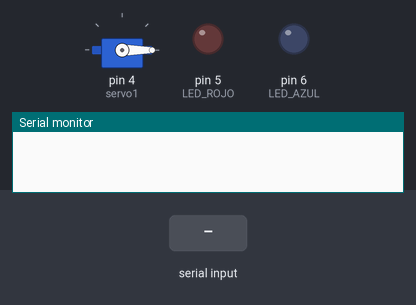
Bench run of a sketch on a simulated Arduino Uno, built with avr-gcc and run on an emulated ATmega328P. On the bench: servo, output pins drawn as LEDs (lit = HIGH), the last lines printed to the serial monitor. The test bench sets the inputs (shaded band).

Above: at 1.2 s.
1.3 s: "1" received over the second serial link
At 1.9 s:
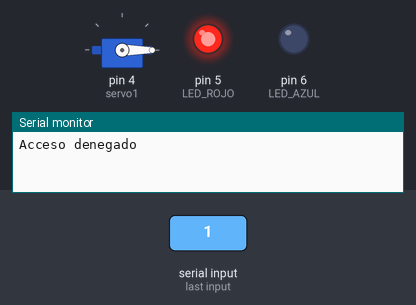
Timing chart, 0 to 7.9 s (numbered marks = the images above; inputs shaded):
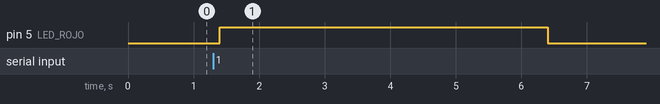

The sketch:

RFID-servo.ino
```cpp
#include <Servo.h>
#include <SoftwareSerial.h> //se declara la libreria SoftwareSerial.h.

SoftwareSerial RFID(2, 3); //se le da a la variable "RFID" las propiedades de la libreria y se declaran los puertos Rx y Tx.
int dato = 0; //se define la una variable "dato" como int.
int ok = -1; //se define la una variable "ok" como int.
int fg; //se define la una variable "fg" como int.
int c; //se define la una variable "c" como int.
int d; //se define la una variable "d" como int.

Servo servo1;
int pos = 0;

//se define la una variable "tag" como int y se le iguala al numero "2,48,52,48,48,54,68,57,65,70,54,48,53,3".
int tag[14] = {2, 48, 49, 48, 48, 56, 49, 56, 70, 69, 57, 69, 54, 3};

//se define la una variable "nuevotag" como int y se le iguala al numero "0,0,0,0,0,0,0,0,0,0,0,0,0,0".
int nuevotag[14] = {0, 0, 0, 0, 0, 0, 0, 0, 0, 0, 0, 0, 0, 0};

void setup()
{
  RFID.begin(9600); //se inicializa el serial al lector RFID.
  Serial.begin(9600); //se inicializa el Monitor Serial.
  pinMode(6, OUTPUT); //LED AZUL
  pinMode(5, OUTPUT); //LED ROJO

  servo1.attach(4);
  servo1.write(0);

}

//se define la variable "comparartag" como int y se le definen las variables "a" y "b" en ellas se definen como int y se les ortga que estan definidas en 14 secciones.
boolean comparartag(int a[14], int b[14])
{
  boolean ff = false;//se define la variable "ff" como int y se iguala a false.
  fg = 0; //se define la variable "fg" como int y se iguala a cero.
  for (c = 0 ; c < 14 ; c++) //se usa un for para que la variable "c" que esta definida como int se iguala a cero y si es menor que 14 se aunmentara de uno en uno.
  {
    if (a[c] == b[c]) //si la variable "a" que toma el aumento de la variable "c" es igual a la variable "b" que tomo el mismo aumento de la variable "c" si se cumple la funcion If.
    {
      fg++; //la variable "fg" aumenta de uno en uno.
    }
  }
  if (fg == 14) //si la variable "fg" es igual a 14
  {
    ff = true; //la variable "ff" es igual a true
  }
  return ff; // devuelve la variable ff.
}


void checarmitag() // checa cada etiqueta con la etiqueta que acaba de leer
{
  ok = 0; // Esta variable ayuda a la toma de decisiones si la variable "ok" es igual a 0.
  // si es mas 1 tenemos una coincidencia
  if (comparartag(nuevotag, tag) == true) //si la variable "comparartag", la variable "nuevotag" y "tag" son igual a true.
  {
    ok++; // la variable tag aumentara de uno en uno.
  }
}


void leertag() // lee cada etiqueta con la etiqueta que acaba de checar
{
  ok = -1; //la variable "ok" es igual a -1
  if (RFID.available() > 0) //si RFID esta disponible y es mayor a cero.
  {
    // lee los números de etiqueta
    delay(100); //el delay es necesario para dar tiempo a que los datos entren desde el buffer en serie.
    for (d = 0 ; d < 14 ; d++) //se pone una funcion for para leer el resto de la etiqueta, si la variable "d" es igual a cero y menor a 14 aumenta de uno en uno.
    {
      dato = RFID.read();//la variable "dato" se iguala a la lectura de RFID.
      nuevotag[d] = dato; //la variable "dato" de iguala a la variable "nuevotag" asigando el valor tomado de la variable "d".
    }
    RFID.flush(); //detiene las lecturas de RFID.
    checarmitag(); //se verifica si coinciden las etiquetas.
  }
  // ahora se acciona algo basado en el tipo de etiqueta.
  if (ok > 0) // si la variable "ok" es mayor a cero.
  {
    Serial.println("Bienvenido");// se imprime en el Monitor Serial la palabra "Bienvenido".
    digitalWrite(6, HIGH);//el pin 13 se activa.
    servo1.attach(4);

    for (pos = 0; pos < 60; pos += 1)
    {
      servo1.write(pos);
      delay(50);
    }

    delay(5000);

    digitalWrite(6, LOW); //el pin 13 se desactiva
    for (pos = 60; pos >= 0; pos -= 1)
    {
      servo1.write(pos);
      delay(50);
    }

    ok = -1; //la variable "ok" se iguala a -1
  }
  else if (ok == 0) // si la variable "ok" no es igual a cero.
  {
    Serial.println("Acceso denegado"); // se imprime en el Monitor Serial la palabra "Aceso denegado".
    digitalWrite(5, HIGH); //el pin 12 se activa.
    delay(5000); //se espera 3000 milisegundos.
    digitalWrite(5, LOW); //el pin 12 se desactiva
    ok = -1; //la variable "ok" se iguala a -1

  }
}

void loop()
{
  leertag(); //se mantiene en espera para leer un codigo de tag.
  servo1.detach();
}
```

Measured:
- after the input at 1.3 s, pin 5 (LED_ROJO): LOW → HIGH after 0.10 s, → LOW 5.0 s later
